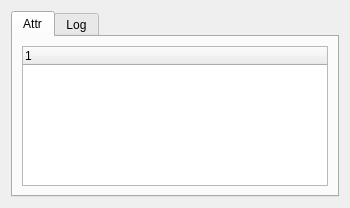
<?xml version="1.0" encoding="UTF-8"?>
<ui version="4.0">
 <class>EdgeInfo</class>
 <widget class="QDialog" name="EdgeInfo">
  <property name="geometry">
   <rect>
    <x>0</x>
    <y>0</y>
    <width>350</width>
    <height>208</height>
   </rect>
  </property>
  <property name="windowTitle">
   <string>Dialog</string>
  </property>
  <layout class="QGridLayout" name="gridLayout">
   <item row="0" column="0">
    <widget class="QTabWidget" name="tabWidget">
     <property name="currentIndex">
      <number>0</number>
     </property>
     <widget class="QWidget" name="tab_attr">
      <attribute name="title">
       <string>Attr</string>
      </attribute>
      <layout class="QGridLayout" name="gridLayout_3">
       <item row="0" column="0">
        <widget class="EdgeTreeWidget" name="tree_attr">
         <column>
          <property name="text">
           <string notr="true">1</string>
          </property>
         </column>
        </widget>
       </item>
      </layout>
     </widget>
     <widget class="QWidget" name="tab_log">
      <attribute name="title">
       <string>Log</string>
      </attribute>
      <layout class="QGridLayout" name="gridLayout_2">
       <item row="0" column="0">
        <widget class="LogTableWidget" name="table_log">
         <column>
          <property name="text">
           <string>Order</string>
          </property>
         </column>
         <column>
          <property name="text">
           <string>Time</string>
          </property>
         </column>
         <column>
          <property name="text">
           <string>Action</string>
          </property>
         </column>
         <column>
          <property name="text">
           <string>Args</string>
          </property>
         </column>
        </widget>
       </item>
      </layout>
     </widget>
    </widget>
   </item>
  </layout>
 </widget>
 <customwidgets>
  <customwidget>
   <class>LogTableWidget</class>
   <extends>QTableWidget</extends>
   <header>visualizer</header>
  </customwidget>
  <customwidget>
   <class>EdgeTreeWidget</class>
   <extends>QTreeWidget</extends>
   <header>visualizer</header>
  </customwidget>
 </customwidgets>
 <resources/>
 <connections/>
</ui>
